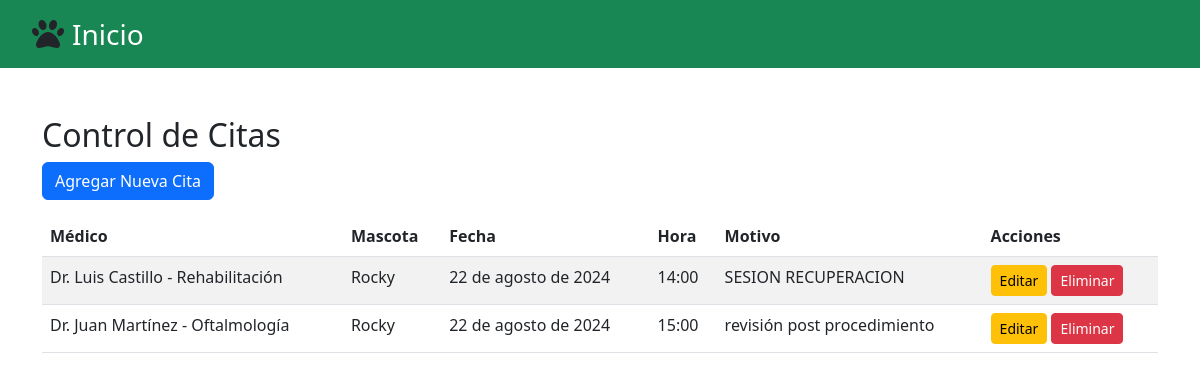
Screenshot of /control_citas/ with the database file from the repository.
### mi_app/models.py (models this page shows, shortened)
class Cita(models.Model):
    AREA_CHOICES = [
        ('Control', 'Control'),
        ('Consulta', 'Consulta'),
        ('Procedimiento', 'Procedimiento'),
    ]
    cliente = models.ForeignKey('Cliente', on_delete=models.CASCADE)
    mascota = models.ForeignKey(Mascota, on_delete=models.CASCADE, default=1)
    especialidad = models.CharField(max_length=100)
    area = models.CharField(max_length=20, choices=AREA_CHOICES)
    medico = models.ForeignKey(Veterinario, on_delete=models.CASCADE)
    fecha = models.DateField()
    hora = models.TimeField()
    motivo = models.TextField()
    hora_seleccionada = models.BooleanField(default=False)
    class Meta:
        permissions = [
            ("can_view_own_data", "Can view own data"),
            ("can_add_pet", "Can add pet"),
            ("can_view_pet", "Can view pet"),
            ("can_edit_pet", "Can edit pet"),
            ("can_delete_pet", "Can delete pet"),
            ("can_request_appointment", "Can request appointment"),
            ("can_manage_appointments", "Can manage appointments"),
            ("can_view_appointments", "Can view appointments"),
            ("can_view_chat", "Can view chat"),
            ("can_manage_chat", "Can manage chat"),
        ]

class Veterinario(models.Model):
    nombre = models.CharField(max_length=100)  # Nombre del veterinario
    especialidad = models.CharField(max_length=100)
    disponible = models.BooleanField(default=True)
    def __str__(self):
        return f"{self.nombre} - {self.especialidad}"

class Mascota(models.Model):
    nombre = models.CharField(max_length=100)
    especie = models.CharField(max_length=100)
    raza = models.CharField(max_length=100)
    sexo = models.CharField(max_length=10)
    edad = models.IntegerField()
    peso = models.FloatField()
    cliente = models.ForeignKey(Cliente, on_delete=models.CASCADE)
    def __str__(self):
        return self.nombre

### mi_app/views.py (the view)
# urls.py: path('control_citas/', views.control_citas_view, name='control_citas'),
def control_citas_view(request):
    citas = Cita.objects.all()
    return render(request, 'control_citas.html', {'citas': citas})

### mi_app/templates/control_citas.html (shortened to what this page needs)
<!DOCTYPE html>
<html lang="es">
  <head>
    <link
      href="https://cdn.jsdelivr.net/npm/bootstrap@5.3.0-alpha1/dist/css/bootstrap.min.css"
      rel="stylesheet"
    />
  </head>
  <body>
    <nav class="navbar navbar-expand-lg navbar-dark bg-success">
      <div class="container">
        <div class="d-flex align-items-center">
          <i class="fa-solid fa-paw fa-2x me-2" style="margin-left: -10px"></i>
          <a class="navbar-brand fs-3" href="{% url 'interfaz' %}">Inicio</a>
        </div>
      </div>
    </nav>
    <div class="container mt-5">
      <h2>Control de Citas</h2>
      <div class="mb-3">
        <a href="{% url 'agregar_cita' %}" class="btn btn-primary"
          >Agregar Nueva Cita</a
        >
      </div>
      <table class="table table-striped">
        <thead>
          <tr>
            <th>Médico</th>
            <th>Mascota</th>
            <th>Fecha</th>
            <th>Hora</th>
            <th>Motivo</th>
            <th>Acciones</th>
          </tr>
        </thead>
        <tbody>
          {% for cita in citas %}
          <tr>
            <td>{{ cita.medico }}</td>
            <td>{{ cita.mascota }}</td>
            <td>{{ cita.fecha }}</td>
            <td>{{ cita.hora }}</td>
            <td>{{ cita.motivo }}</td>
            <td>
              <a
                href="{% url 'editar_cita' cita.id %}"
                class="btn btn-warning btn-sm"
                >Editar</a
              >
              <form
                action="{% url 'eliminar_cita' cita.id %}"
                method="post"
                style="display: inline"
              >
                <button type="submit" class="btn btn-danger btn-sm">
                  Eliminar
                </button>
              </form>
            </td>
          </tr>
          {% endfor %}
        </tbody>
      </table>
    </div>
  </body>
</html>

### rows the page displays
Cita: medico "Dr. Luis Castillo - Rehabilitación", mascota "Rocky", fecha "22 de agosto de 2024", hora "14:00", motivo "SESION RECUPERACION"
Cita: medico "Dr. Juan Martínez - Oftalmología", mascota "Rocky", fecha "22 de agosto de 2024", hora "15:00", motivo "revisión post procedimiento"
